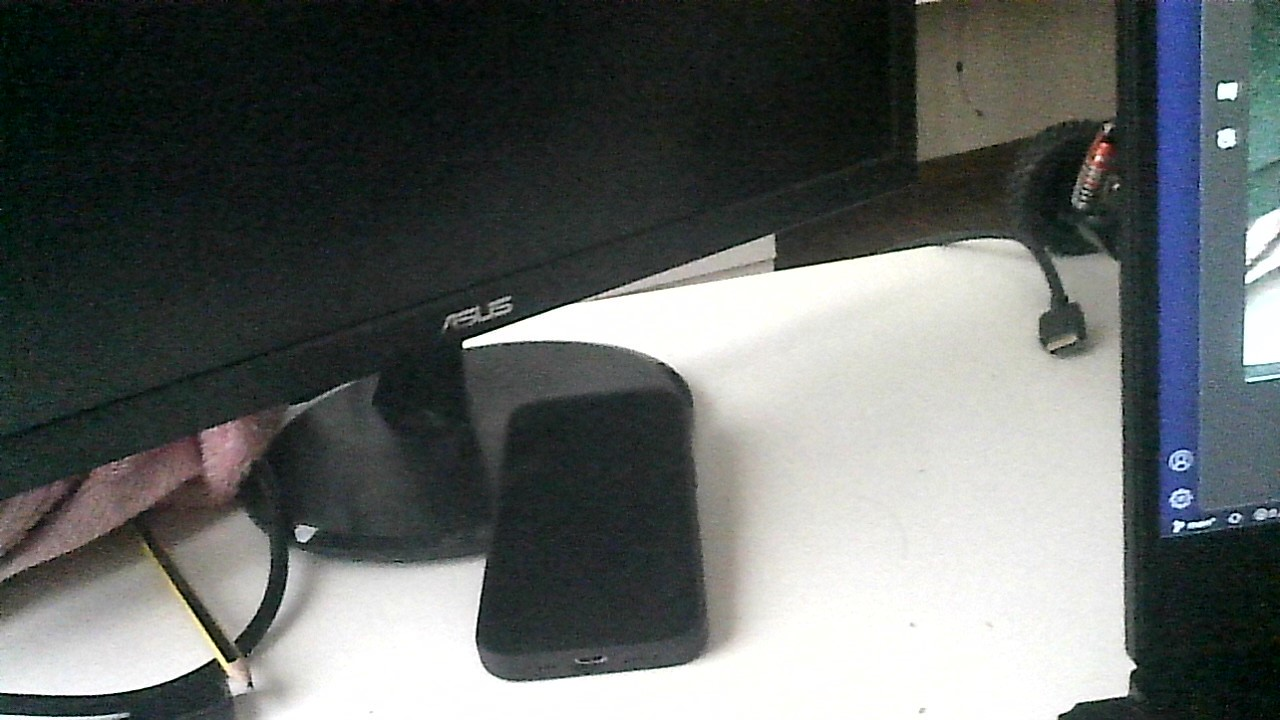
#> input picture WIN_20221225_15_49_01_Pro.jpg, 1280 x 720 px
$ python -i backend.py   (imports and definitions only)
#> lines starting #> are read from the running program, lines starting #| are printed output that depends on the picture; after the words box and inside, x2 and y2 are one past the last pixel; in counts of white or black regions, pixels touching at a corner belong together
#> further down, picture is the input picture: shape (720, 1280, 3); mean B, G, R 101.4, 102.6, 98.2
import cv2
import numpy as np
from constants import *
import math

def bw_conv(frame):
    imgHsv = cv2.cvtColor(frame, cv2.COLOR_BGR2HSV)
#> imgHsv: shape (720, 1280, 3); mean H, S, V 63.6, 51.1, 105.9
    kernel_size = 5
    imgHsv = cv2.GaussianBlur(imgHsv, (kernel_size, kernel_size), 0)
#> imgHsv: shape (720, 1280, 3); mean H, S, V 63.6, 51.1, 105.9
    sensitivity = threshold
    lowerWhite = np.array([0,0,255-sensitivity])
    upperWhite = np.array([255,sensitivity,255])
    maskWhite = cv2.inRange(imgHsv, lowerWhite, upperWhite)
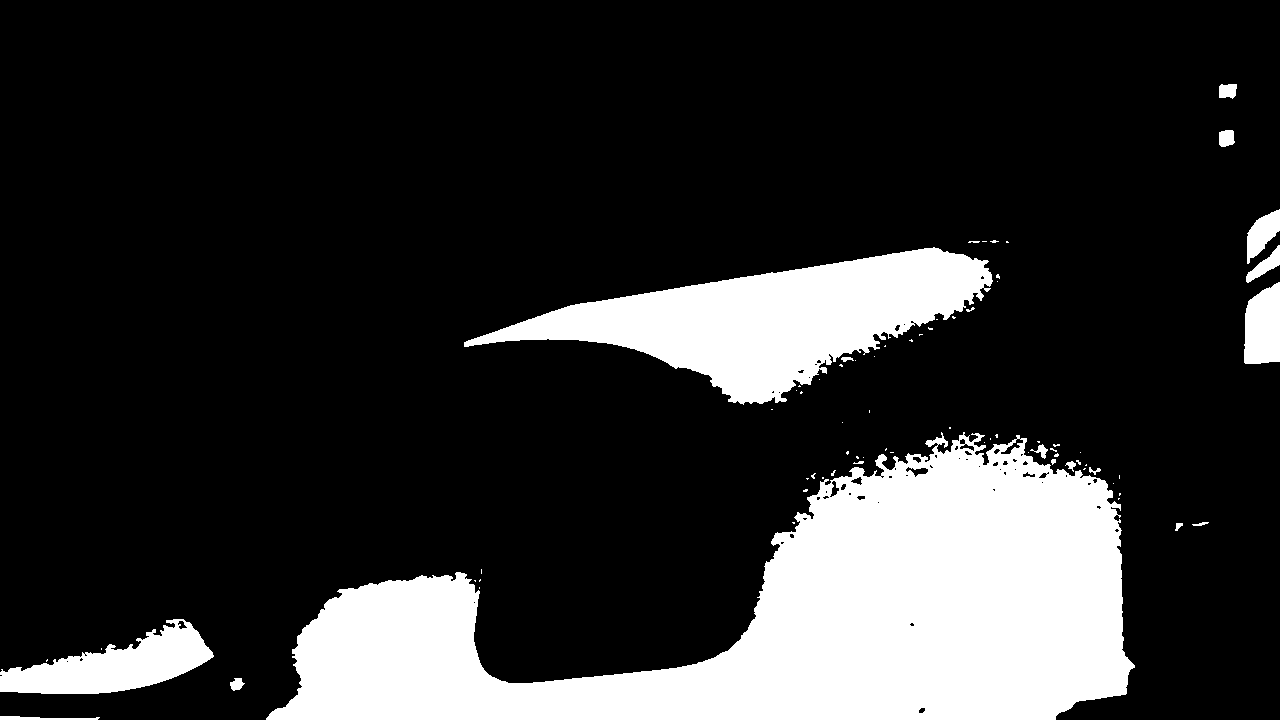
#> maskWhite: shape (720, 1280); 19.1% white; 75 white regions (55 under 20 px), largest, box (x1, y1, x2, y2) and area: (266, 432, 1135, 720) 126143, (464, 247, 993, 405) 36175, (0, 619, 214, 694) 8070

    return maskWhite

# [9 lines left out: function warp_img, not called in this run]

def crop(img):
    return img[0:cam_height-40, 0:cam_width]

# [47 lines left out: functions draw, val_area, calc_off_center, not called in this run]

>>> import cv2
>>> picture = cv2.imread('WIN_20221225_15_49_01_Pro.jpg')
>>> result = bw_conv(picture)
